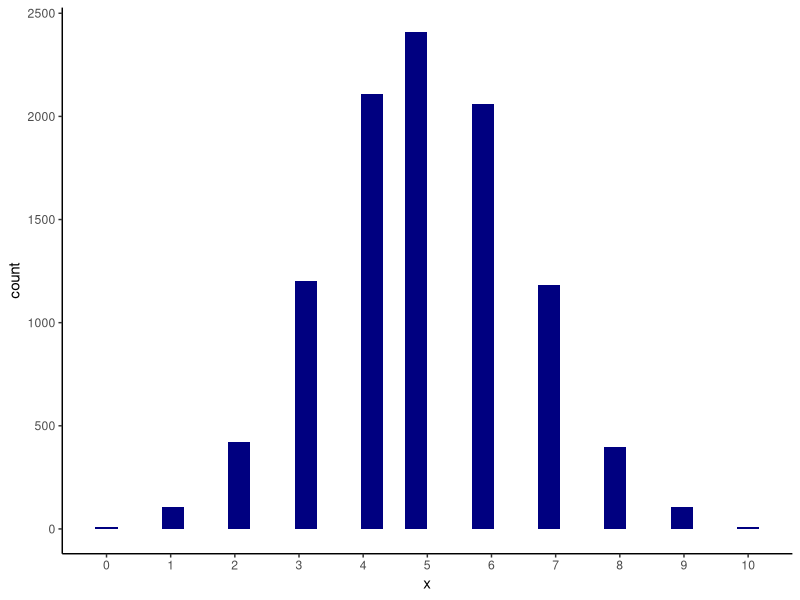
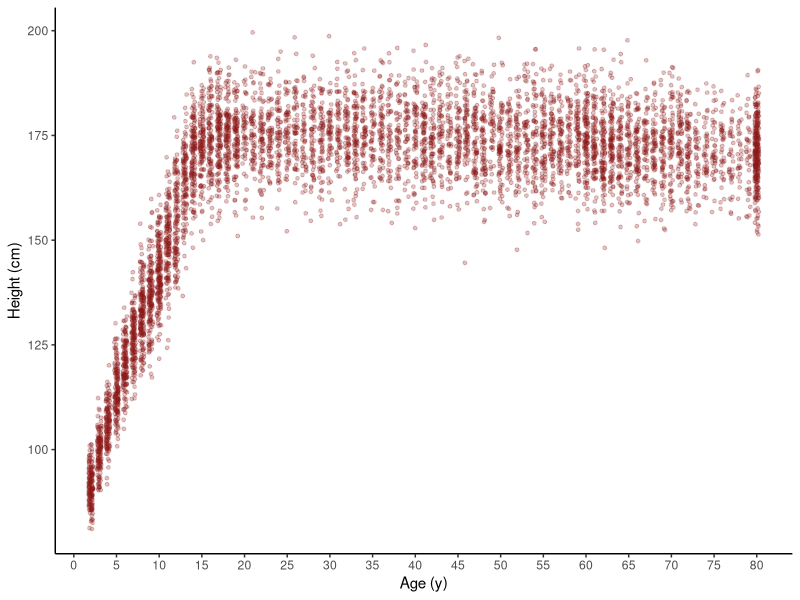
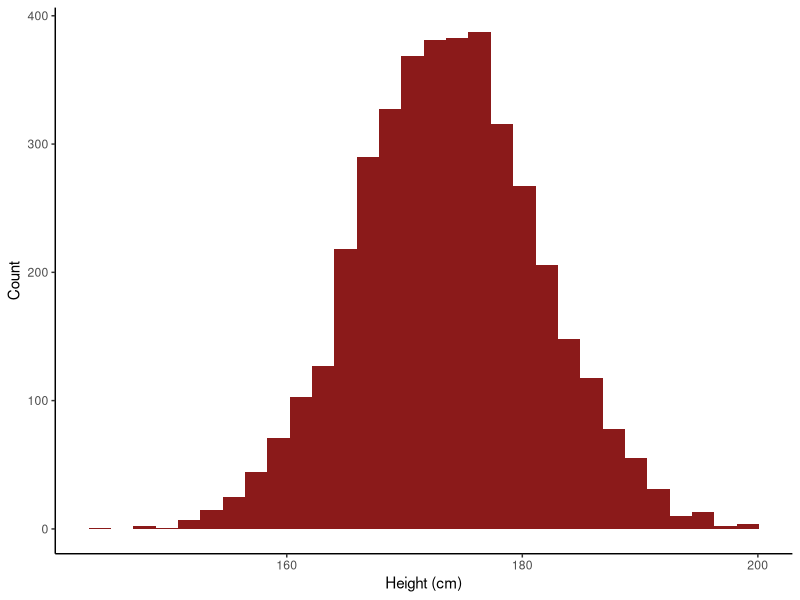
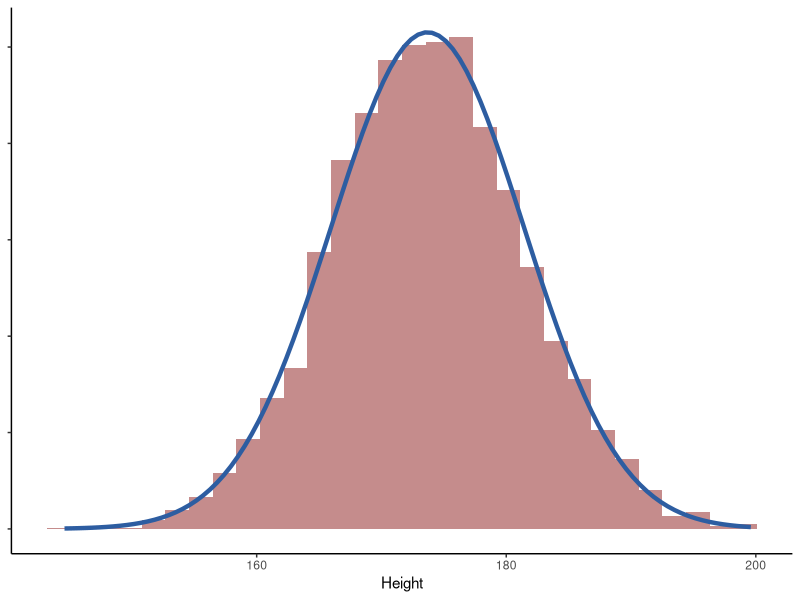

Write the R code that produced these figures, in order.
## ---- chunk 1
#| label: setup
#| echo: false

library(tidyverse)
theme_set(theme_classic())
## ---- chunk 2
#| echo: true

rbinom(n = 10, size = 1, prob = 0.5)
## ---- chunk 3
#| echo: true

rbinom(n = 10, size = 10, prob = 0.5)
## ---- chunk 4
#| echo: true

x = rbinom(n = 10000, size = 10, prob = 0.5)
## ---- chunk 5
#| output-location: slide

ggplot(data = tibble(x), aes(x)) +
  geom_histogram(fill = "navy") +
  scale_x_continuous(breaks = 0:10)
## ---- chunk 6
NHANES <- read_csv("../data/NHANES.csv", show_col_types = FALSE) |> 
  filter(Sex == "Male") |> 
  select(-Sex) |> 
  arrange(Height)
NHANES$Height
## ---- chunk 7
ggplot(NHANES, aes(x = Age, y = Height)) +
  geom_point(size = 1, show.legend = FALSE, alpha = 0.25,
             position = position_jitter(width = 0.25, seed = 3847293),
             color = "firebrick4") +
  scale_x_continuous(breaks = seq(0, 80, by = 5)) +
  labs(x = "Age (y)", y = "Height (cm)") +
  theme_classic()
## ---- chunk 8
NHANES_20 <- NHANES |> filter(Age > 20)

ggplot(NHANES_20, aes(Height)) +
  geom_histogram(bins = 30, show.legend = FALSE,
                 fill = "firebrick4") +
  labs(x = "Height (cm)", y = "Count") +
  theme_classic()
## ---- chunk 9
head(NHANES_20) |> knitr::kable()
## ---- chunk 10
tail(NHANES_20) |> knitr::kable()
## ---- chunk 11
ggplot(NHANES_20, aes(Height)) +
  geom_histogram(aes(y = after_stat(density)),
                 fill = "firebrick4", 
                 alpha = 0.5,
                 bins = 30) +
  geom_line(data = tibble(
    Height = seq(min(NHANES_20$Height),
                 max(NHANES_20$Height),
                 length.out = 100),
    y = dnorm(Height, mean = mean(NHANES_20$Height),
              sd = sd(NHANES_20$Height))),
    aes(Height, y), linewidth = 1.5, color = "#2D5DA1") +
  theme_classic() +
  theme(axis.title.y = element_blank(),
        axis.text.y = element_blank())
